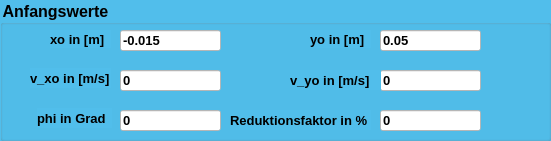
   <widget class="QGroupBox" name="groupBox_2">
    <property name="geometry">
     <rect>
      <x>170</x>
      <y>290</y>
      <width>551</width>
      <height>141</height>
     </rect>
    </property>
    <property name="font">
     <font>
      <family>Arial</family>
      <pointsize>12</pointsize>
      <bold>true</bold>
     </font>
    </property>
    <property name="autoFillBackground">
     <bool>false</bool>
    </property>
    <property name="styleSheet">
     <string notr="true">border-top-color: qlineargradient(spread:pad, x1:0, y1:0, x2:1, y2:1, stop:0 rgba(0, 76, 222, 255), stop:1 rgba(255, 255, 255, 255));
background-color: rgb(81, 190, 235);</string>
    </property>
    <property name="title">
     <string>Anfangswerte</string>
    </property>
    <widget class="QLineEdit" name="vxo_edit">
     <property name="geometry">
      <rect>
       <x>120</x>
       <y>70</y>
       <width>101</width>
       <height>21</height>
      </rect>
     </property>
     <property name="font">
      <font>
       <family>Arial</family>
       <pointsize>10</pointsize>
       <bold>true</bold>
      </font>
     </property>
     <property name="styleSheet">
      <string notr="true">background-color: rgb(255, 255, 255);</string>
     </property>
     <property name="text">
      <string>0</string>
     </property>
    </widget>
    <widget class="QLineEdit" name="yo_edit">
     <property name="geometry">
      <rect>
       <x>380</x>
       <y>30</y>
       <width>101</width>
       <height>21</height>
      </rect>
     </property>
     <property name="font">
      <font>
       <family>Arial</family>
       <pointsize>10</pointsize>
       <bold>true</bold>
      </font>
     </property>
     <property name="styleSheet">
      <string notr="true">background-color: rgb(255, 255, 255);</string>
     </property>
     <property name="text">
      <string>0.05</string>
     </property>
    </widget>
    <widget class="QLineEdit" name="vyo_edit">
     <property name="geometry">
      <rect>
       <x>380</x>
       <y>70</y>
       <width>101</width>
       <height>21</height>
      </rect>
     </property>
     <property name="font">
      <font>
       <family>Arial</family>
       <pointsize>10</pointsize>
       <bold>true</bold>
      </font>
     </property>
     <property name="styleSheet">
      <string notr="true">background-color: rgb(255, 255, 255);</string>
     </property>
     <property name="text">
      <string>0</string>
     </property>
    </widget>
    <widget class="QLabel" name="label_26">
     <property name="geometry">
      <rect>
       <x>50</x>
       <y>30</y>
       <width>61</width>
       <height>18</height>
      </rect>
     </property>
     <property name="font">
      <font>
       <pointsize>10</pointsize>
       <bold>true</bold>
      </font>
     </property>
     <property name="text">
      <string>xo in [m]</string>
     </property>
    </widget>
    <widget class="QLabel" name="label_27">
     <property name="geometry">
      <rect>
       <x>310</x>
       <y>30</y>
       <width>61</width>
       <height>18</height>
      </rect>
     </property>
     <property name="font">
      <font>
       <pointsize>10</pointsize>
       <bold>true</bold>
      </font>
     </property>
     <property name="text">
      <string>yo in [m]</string>
     </property>
    </widget>
    <widget class="QLabel" name="label_28">
     <property name="geometry">
      <rect>
       <x>30</x>
       <y>68</y>
       <width>81</width>
       <height>20</height>
      </rect>
     </property>
     <property name="font">
      <font>
       <pointsize>10</pointsize>
       <bold>true</bold>
      </font>
     </property>
     <property name="text">
      <string>v_xo in [m/s]</string>
     </property>
    </widget>
    <widget class="QLabel" name="label_29">
     <property name="geometry">
      <rect>
       <x>290</x>
       <y>70</y>
       <width>91</width>
       <height>20</height>
      </rect>
     </property>
     <property name="font">
      <font>
       <pointsize>10</pointsize>
       <bold>true</bold>
      </font>
     </property>
     <property name="text">
      <string>v_yo in [m/s]</string>
     </property>
    </widget>
    <widget class="QLineEdit" name="lineEdit">
     <property name="geometry">
      <rect>
       <x>120</x>
       <y>30</y>
       <width>101</width>
       <height>21</height>
      </rect>
     </property>
     <property name="font">
      <font>
       <family>Arial</family>
       <pointsize>10</pointsize>
       <bold>true</bold>
      </font>
     </property>
     <property name="styleSheet">
      <string notr="true">background-color: rgb(255, 255, 255);</string>
     </property>
     <property name="text">
      <string>-0.015</string>
     </property>
    </widget>
    <widget class="QLabel" name="phi_label">
     <property name="geometry">
      <rect>
       <x>37</x>
       <y>108</y>
       <width>75</width>
       <height>20</height>
      </rect>
     </property>
     <property name="font">
      <font>
       <pointsize>10</pointsize>
       <bold>true</bold>
      </font>
     </property>
     <property name="text">
      <string>phi in Grad</string>
     </property>
    </widget>
    <widget class="QLineEdit" name="phi_edit">
     <property name="geometry">
      <rect>
       <x>120</x>
       <y>110</y>
       <width>101</width>
       <height>21</height>
      </rect>
     </property>
     <property name="font">
      <font>
       <family>Arial</family>
       <pointsize>10</pointsize>
       <bold>true</bold>
      </font>
     </property>
     <property name="styleSheet">
      <string notr="true">background-color: rgb(255, 255, 255);</string>
     </property>
     <property name="text">
      <string>0</string>
     </property>
    </widget>
    <widget class="QLabel" name="Faktor_label">
     <property name="geometry">
      <rect>
       <x>230</x>
       <y>110</y>
       <width>141</width>
       <height>20</height>
      </rect>
     </property>
     <property name="font">
      <font>
       <pointsize>10</pointsize>
       <bold>true</bold>
      </font>
     </property>
     <property name="text">
      <string>Reduktionsfaktor in %</string>
     </property>
    </widget>
    <widget class="QLineEdit" name="Faktor_edit">
     <property name="geometry">
      <rect>
       <x>380</x>
       <y>110</y>
       <width>101</width>
       <height>21</height>
      </rect>
     </property>
     <property name="font">
      <font>
       <family>Arial</family>
       <pointsize>10</pointsize>
       <bold>true</bold>
      </font>
     </property>
     <property name="styleSheet">
      <string notr="true">background-color: rgb(255, 255, 255);</string>
     </property>
     <property name="text">
      <string>0</string>
     </property>
    </widget>
   </widget>
